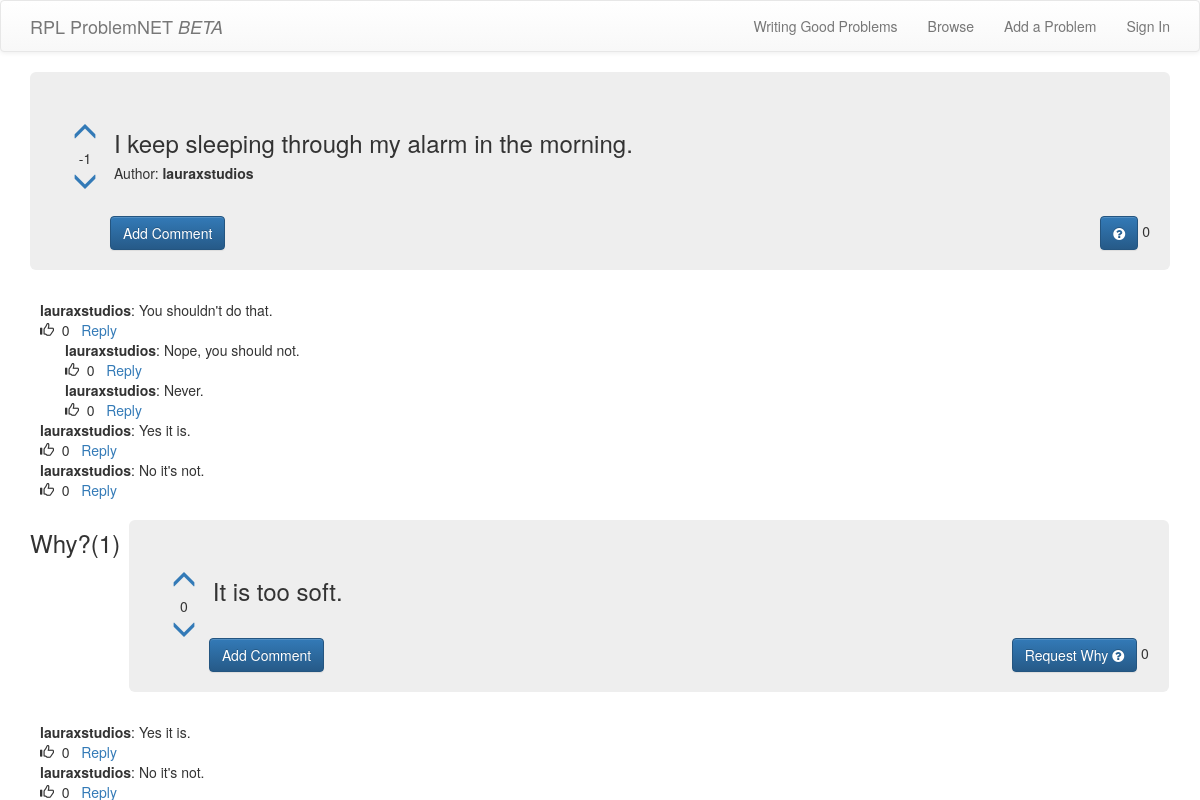
The app's page /problem/17/ with its own data.
### problems/models.py (models this page shows, shortened)
class Problem(models.Model):
    author = models.ForeignKey(User)
    anonymous_author = models.BooleanField(default=False)
    root_problem = models.ForeignKey('self', related_name='sub_problems', null=True)
    why_requests = models.ManyToManyField(User, related_name='problem_why_requests')
    text = models.TextField()
    create_date = models.DateTimeField(default=timezone.now)
    published_date = models.DateTimeField(blank=True, null=True)
    upvotes = models.ManyToManyField(User, related_name='upvotes')
    downvotes = models.ManyToManyField(User, related_name='downvotes')
    def total_why_requests(self):
        return self.why_requests.count()
    def total_votes(self):
        return self.upvotes.count() - self.downvotes.count()

class Comment(models.Model):
    problem = models.ForeignKey('problems.Problem', related_name='comments', null=True)
    why = models.ForeignKey('problems.Why', related_name='comments', null=True)
    author = models.ForeignKey(User)
    text = models.TextField()
    create_date = models.DateTimeField(default=timezone.now)
    approved_comment = models.BooleanField(default=False)
    likes = models.ManyToManyField(User, related_name='comment_likes')
    def total_likes(self):
        return self.likes.count()

class Reply(models.Model):
    comment = models.ForeignKey('problems.Comment', related_name='replies')
    author = models.ForeignKey(User)
    text = models.TextField()
    create_date = models.DateTimeField(default=timezone.now)
    approved_reply = models.BooleanField(default=False)
    likes = models.ManyToManyField(User, related_name='reply_likes')
    def total_likes(self):
        return self.likes.count()
    class Meta:
        verbose_name_plural = "replies"

class Why(models.Model):
    problem = models.ForeignKey('problems.Problem', related_name='whys', null=True)
    author = models.ForeignKey(User, related_name='why_author', null=True)
    has_descendent = models.BooleanField(default=False)
    text = models.TextField()
    create_date = models.DateTimeField(default=timezone.now)
    upvotes = models.ManyToManyField(User, related_name='why_upvotes')
    downvotes = models.ManyToManyField(User, related_name='why_downvotes')
    why_requests = models.ManyToManyField(User)
    depth = models.IntegerField(default=0)
    def total_why_requests(self):
        return self.why_requests.count()
    def total_votes(self):
        return self.upvotes.count() - self.downvotes.count()

### problems/views.py (the view)
# urls.py: url(r'^problem/(?P<pk>\d+)/$', views.ProblemDetailView.as_view(), name='problem_detail'),
class ProblemDetailView(DetailView):
    model = models.Problem
    context_object_name = 'problem'
    template_name = 'problems/problem_detail.html'

### problems/templates/problems/problem_detail.html (shortened to what this page needs)
{% extends "sitewide/base.html" %}
{% block content %}
  <div class="jumbotron problem_jumbo">
    <div class="detailproblem_item">
      <div class="list_upvotediv">
        <a class = "{% if user in problem.upvotes.all %}voted{%endif%}" {% if user.is_authenticated %} href="{% url 'problems:detailupvote' pk=problem.pk %}" {% else %} href="{% url "users:login" %}" {% endif %}>
          <div class="sub_upvotediv">
            <span class="glyphicon glyphicon-menu-up ticker"></span>
          </div>
        </a>
        <div class="sub_upvotediv">
          <span>{{problem.total_votes}}</span>
        </div>
        <a class = "{% if user in problem.downvotes.all %}voted{%endif%}" {% if user.is_authenticated %} href="{% url 'problems:detaildownvote' pk=problem.pk %}" {% else %} href="{% url "users:login" %}" {% endif %}>
          <div class="sub_upvotediv">
            <span class="glyphicon glyphicon-menu-down ticker"></span>
          </div>
        </a>
      </div>
      <div class="detailproblem_description">
        <h3>{{problem.text}}</h3>
        <h5>Author: <strong>{% if problem.anonymous_author %}anonymous{% else %}{{problem.author}}{%endif%}</strong></h5>
      </div>
    </div>
    <a class="btn btn-primary btn-problem-comment" {% if user.is_authenticated %} href="{% url "problems:createcomment" pk=problem.pk type=0 %}"{% else %} href="{% url "users:login" %}" {% endif %}>Add Comment</a>
    {% if user == problem.author %}
      <div class="btn-addwhy">
        {% if problem.whys.all.count > 0 %}
          <div class="why_marker btn btn-primary"><i class="fa fa-question-circle" aria-hidden="true"></i></div>
          {{problem.total_why_requests}}
        {% else %}
          <a class="btn btn-success" {% if user.is_authenticated %} href="{% url "problems:createwhy" pk=problem.pk ansc=0%}" {% else %} href="{% url "users:login" %}" {% endif %}>Add Why <i class="fa fa-question-circle" aria-hidden="true"></i></a>
          {{problem.total_why_requests}}
        {% endif %}
      </div>
    {% else %}
      <div class="btn-addwhy">
        {% if problem.whys.all.count > 0 %}
          <div class="why_marker btn btn-primary"><i class="fa fa-question-circle" aria-hidden="true"></i></div>
          {{problem.total_why_requests}}
        {% endif %}
      </div>
    {% endif %}
  </div>
{% if problem.comments.all.count > 0 %}
  <div class="problem_conversation">
  {% for comment in problem.comments.all %}
    <strong>{{comment.author}}</strong>: {{comment.text}}
    <br>
    {% if user.is_authenticated %}
      <a href="{% url 'problems:likecomment' pk=comment.pk %}">
        {% if user in comment.likes.all %}Unlike{% else %}Like{% endif %}
      </a>
    {% else %}
    <span class="glyphicon glyphicon-thumbs-up"></span>
    {% endif %}
    &nbsp;{{comment.total_likes}}&nbsp;&nbsp;
    <a {% if user.is_authenticated %} href="{% url 'problems:createreply' pk=comment.pk type=0%}" {% else %} href="{% url "users:login" %}" {% endif %}>Reply</a>
    <br>
    {% for reply in comment.replies.all %}
    <div id="replydiv">
      <strong>{{reply.author}}</strong>: {{reply.text}}
      <br>
      {% if user.is_authenticated %}
        <a href="{% url 'problems:likereply' pk=reply.pk %}">
          {% if user in reply.likes.all %}Unlike{% else %}Like{% endif %}
        </a>
      {% else %}
        <span class="glyphicon glyphicon-thumbs-up"></span>
      {% endif %}
      &nbsp;{{reply.total_likes}}&nbsp;&nbsp;
      <a {% if user.is_authenticated %} href="{% url 'problems:createreplyreply' pk=reply.pk type=0%}" {% else %} href="{% url "users:login" %}" {% endif %}>Reply</a>
    </div>
    {% endfor %}
  {% endfor%}
</div>
{% endif %}
{% if problem.whys.all.count > 0 %}
  <div class="whydivs">
    {% for why in problem.whys.all %}
    <div class="whydiv">
      <div class="whytext">
        <h3>Why?({{forloop.counter}})</h3>
      </div>
      <div class="subjumbowhy jumbotron">
        <div class="list_upvotediv why_upvotediv">
          <a class = "{% if user in why.upvotes.all %}voted{%endif%}" {% if user.is_authenticated %} href="{% url 'problems:whyupvote' pk=why.pk %}" {% else %} href="{% url "users:login" %}" {% endif %}>
            <div class="sub_upvotediv">
              <span class="glyphicon glyphicon-menu-up ticker"></span>
            </div>
          </a>
          <div class="sub_upvotediv">
            <span>{{why.total_votes}}</span>
          </div>
          <a class = "{% if user in why.downvotes.all %}voted{%endif%}" {% if user.is_authenticated %} href="{% url 'problems:whydownvote' pk=why.pk %}" {% else %} href="{% url "users:login" %}" {% endif %}>
            <div class="sub_upvotediv">
              <span class="glyphicon glyphicon-menu-down ticker"></span>
            </div>
          </a>
        </div>
        <div class="detailproblem_description why_description">
          <h3>{{why.text}}</h3>
        </div>
        <a class="btn btn-primary btn-why-comment" {% if user.is_authenticated %} href="{% url "problems:createcomment" pk=problem.pk type=why.pk%}"{% else %} href="{% url "users:login" %}" {% endif %}>Add Comment</a>
        {% if user == problem.author %}
          <div class="btn-addwhy">
            {% if not forloop.last %}
              <div class="why_marker btn btn-primary"><i class="fa fa-question-circle" aria-hidden="true"></i></div>
              {{why.total_why_requests}}
            {% else %}
              <a class="btn btn-success" {% if user.is_authenticated %} href="{% url "problems:createwhy" pk=problem.pk ansc=why.pk%}" {% else %} href="{% url "users:login" %}" {% endif %}>Add Why <i class="fa fa-question-circle" aria-hidden="true"></i></a>
              {{why.total_why_requests}}
            {% endif %}
          </div>
        {% else %}
          <div class="btn-addwhy">
            {% if not forloop.last %}
              <div class="why_marker btn btn-primary"><i class="fa fa-question-circle" aria-hidden="true"></i></div>
            {{why.total_why_requests}}
            {% else %}
              <a class="btn {% if user in why.why_requests.all %} btn-warning {% else %} btn-primary {% endif %} btn-addwhy" {% if user.is_authenticated %}
              href="{% url "problems:requestwhy" pk=why.pk type='2' %}" {% else %} href="{% url "users:login" %}" {% endif %}>
              {% if user in why.why_requests.all %} Why Requested {% else %}Request Why {% endif %}
              <i class="fa fa-question-circle" aria-hidden="true"></i></a>
              {{why.total_why_requests}}
            {% endif %}
          </div>
        {% endif %}
      </div>
    </div>
        {% if why.comments.all.count > 0 %}
          <div class="problem_conversation">
          {% for comment in why.comments.all %}
            <strong>{{comment.author}}</strong>: {{comment.text}}
            <br>
            {% if user.is_authenticated %}
              <a href="{% url 'problems:likecomment' pk=comment.pk %}">
                {% if user in comment.likes.all %}Unlike{% else %}Like{% endif %}
              </a>
            {% else %}
            <span class="glyphicon glyphicon-thumbs-up"></span>
            {% endif %}
            &nbsp;{{comment.total_likes}}&nbsp;&nbsp;
            <a {% if user.is_authenticated %} href="{% url 'problems:createreply' pk=comment.pk type=why.pk%}" {% else %} href="{% url "users:login" %}" {% endif %}>Reply</a>
            <br>
          {% endfor%}
        </div>
        {% endif %}
    {% endfor %}
  </div>
{% endif %}
{% endblock %}

### problems/static/css/style.css (style rules this page uses)
div.problem_jumbo { position: relative; padding-left: 30px!important; }
div.btn-addwhy { position: absolute; right: 20px; bottom: 20px; }
a.btn-problem-comment { position: absolute; bottom: 20px; margin-left: 50px; }
a.btn-why-comment { position: absolute; bottom: 20px; left: 50px; margin-left: 30px; }
div.why_marker { display: inline-block; }
.subjumbowhy { width: calc(100% - 100px); margin-top: 15px; display:inline-block; margin-top: 0; padding-left: 30px!important; position: relative; }
div.whytext { display: inline-block; width: 95px; vertical-align: top; margin-top: 10px; }
div.whytext h3 { margin-top: 0; }
div.whydiv { margin-top: 20px; }
div.why_upvotediv { vertical-align: middle; }
div.list_upvotediv { text-align: center; width: 50px; display: inline-block; }
.ticker { font-size: 25px; }
#replydiv { margin-left: 25px; }
.sub_upvotediv span { width: 100%; }
.detailproblem_description { display: inline-block; vertical-align: top; width: calc(100% - 70px); margin-bottom: 30px; }
.detailproblem_description h3 { margin-top: 10px; }
.problem_conversation { margin-left: 10px; }

### records on screen
Problem: total_votes "-1", text "I keep sleeping through my alarm in the morning.", author "lauraxstudios", total_why_requests "0"
Comment: author "lauraxstudios", text "You shouldn't do that.", total_likes "0"
Reply: author "lauraxstudios", text "Nope, you should not.", total_likes "0"
Reply: author "lauraxstudios", text "Never.", total_likes "0"
Comment: author "lauraxstudios", text "Yes it is.", total_likes "0"
Comment: author "lauraxstudios", text "No it's not.", total_likes "0"
Why: total_votes "0", text "It is too soft.", shows "Request Why", total_why_requests "0"
